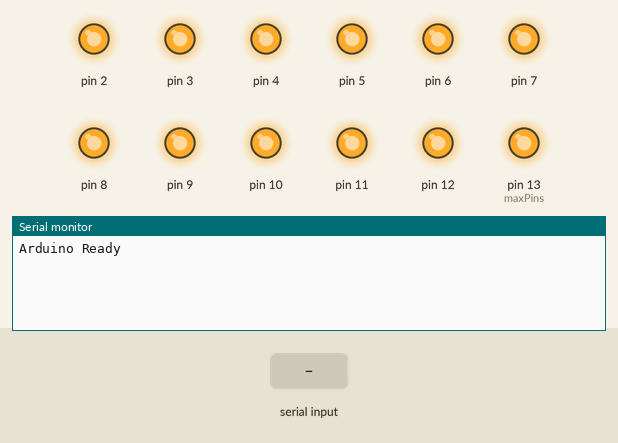
This sketch was run on a simulated Arduino Uno, built with avr-gcc and run on an emulated ATmega328P. On the bench: output pins drawn as LEDs (lit = HIGH), the last lines printed to the serial monitor. Inputs (shaded band) come from the test bench.

Above: at 1.2 s.
1.3 s: "90:45\n" received over Serial
At 1.7 s:
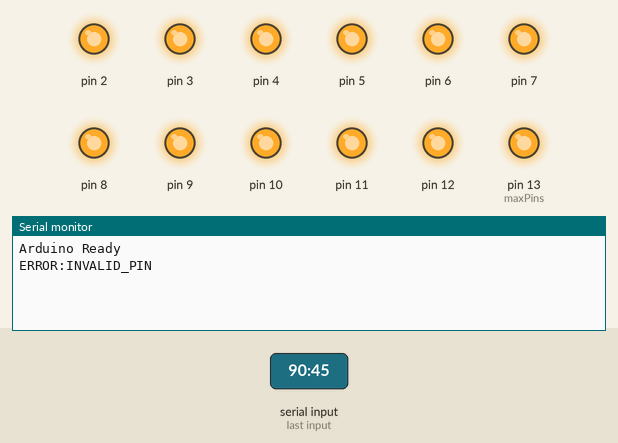
2.8 s: "1\n" received over Serial
At 4.1 s:
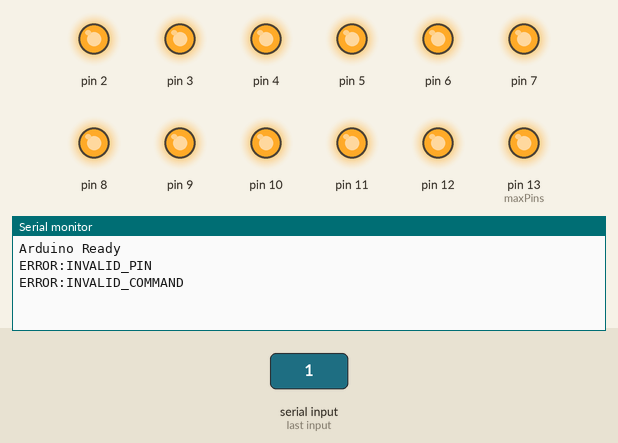

The sketch:

arduino_controller.ino
```cpp
/*
 * Arduino Controller for Smart Home Assistant
 *
 * This sketch reads commands from the serial port in the format:
 * PIN:VALUE\n
 * Where:
 *   PIN is the digital pin number (e.g., 5, 6, 7)
 *   VALUE is 1 for HIGH (on) or 0 for LOW (off)
 *
 * Example: "5:1\n" will set pin 5 HIGH (on)
 *          "6:0\n" will set pin 6 LOW (off)
 *
 * The Arduino responds with "OK" if successful, or "ERROR" if the command is invalid.
 */

const int maxPins = 13; // Maximum number of pins to control (adjust as needed)

void setup()
{
    Serial.begin(9600);

    // Initialize all pins as OUTPUT
    for (int i = 2; i <= maxPins; i++)
    {
        pinMode(i, OUTPUT);
        digitalWrite(i, HIGH); // Start with everything off
    }

    Serial.println("Arduino Ready");
}

void loop()
{
    if (Serial.available())
    {
        String command = Serial.readStringUntil('\n');

        // Parse command (PIN:VALUE)
        int separatorIndex = command.indexOf(':');
        if (separatorIndex > 0)
        {
            int pin = command.substring(0, separatorIndex).toInt();
            int value = command.substring(separatorIndex + 1).toInt();

            // Validate pin number
            if (pin >= 2 && pin <= maxPins)
            {
                // Set pin state
                digitalWrite(pin, value == 1 ? LOW : HIGH);
                Serial.println("OK");
            }
            else
            {
                Serial.println("ERROR:INVALID_PIN");
            }
        }
        else
        {
            Serial.println("ERROR:INVALID_COMMAND");
        }
    }

    // Small delay to not overload the serial buffer
    delay(10);
}
```

Measured:
- after the input at 1.3 s, the serial monitor: prints a new line at once (image 1)
- after the input at 2.8 s, the serial monitor: prints a new line at once (image 2)
